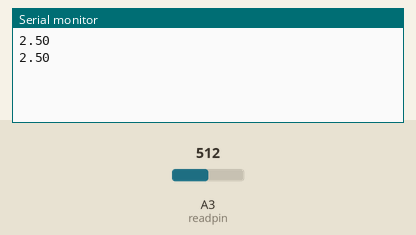
A sketch run on a simulated Arduino Uno, built with avr-gcc and run on an emulated ATmega328P. Parts: the last lines printed to the serial monitor. The test bench sets the inputs (shaded band); at power-on: A3 (readpin) = 512.

Above: at 1.8 s.
1.9 s: A3 (readpin) set to 716
At 2.8 s:
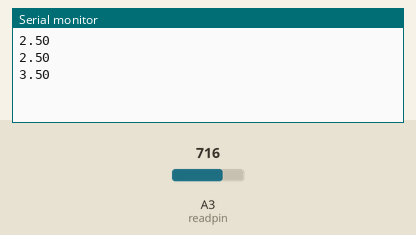
3.4 s: A3 (readpin) set to 900
At 4.8 s:
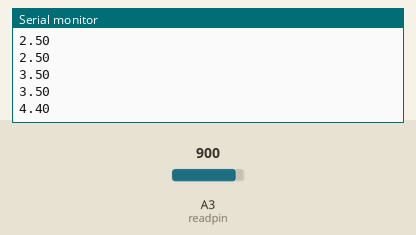
Timing chart, 0 to 6.4 s (numbered marks = the images above; inputs shaded):
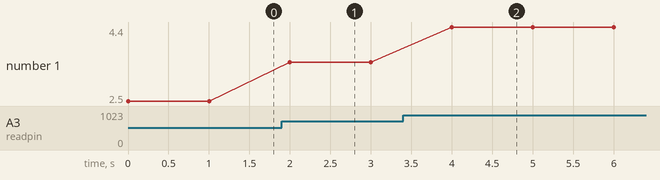

The sketch:

voltmeter.ino
```cpp
int readpin= A3;
float v2=0;
int val;
int time1=1000;

void setup() {
  // put your setup code here, to run once:
  pinMode(readpin,INPUT);
  Serial.begin(9600);

}

void loop() {
  // put your main code here, to run repeatedly:
  val=analogRead(readpin);//reads value of connection in A3 and assigns a value to vale in between(0-255);
  v2=(5./1023.)*val;//gets digital value of val
  Serial.println(v2);//prints v2
  delay(time1);
}
```

Measured:
- after the input at 1.9 s, the serial monitor: prints a new line after 0.10 s (image 1)
- after the input at 3.4 s, the serial monitor: prints a new line after 0.60 s (image 2)
- plotted number 1: 2.5 → 3.5 after the input at 1.9 s, 3.5 → 4.4 after the input at 3.4 s
